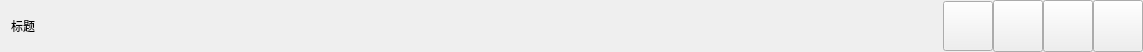
<?xml version="1.0" encoding="UTF-8"?>
<ui version="4.0">
 <class>TitleBar</class>
 <widget class="QWidget" name="TitleBar">
  <property name="geometry">
   <rect>
    <x>0</x>
    <y>0</y>
    <width>1143</width>
    <height>52</height>
   </rect>
  </property>
  <property name="windowTitle">
   <string>Form</string>
  </property>
  <property name="styleSheet">
   <string notr="true"/>
  </property>
  <layout class="QGridLayout" name="gridLayout">
   <property name="leftMargin">
    <number>0</number>
   </property>
   <property name="topMargin">
    <number>0</number>
   </property>
   <property name="rightMargin">
    <number>0</number>
   </property>
   <property name="bottomMargin">
    <number>0</number>
   </property>
   <property name="spacing">
    <number>0</number>
   </property>
   <item row="0" column="0">
    <widget class="QWidget" name="background" native="true">
     <layout class="QGridLayout" name="gridLayout_2">
      <property name="leftMargin">
       <number>0</number>
      </property>
      <property name="topMargin">
       <number>0</number>
      </property>
      <property name="rightMargin">
       <number>0</number>
      </property>
      <property name="bottomMargin">
       <number>0</number>
      </property>
      <property name="spacing">
       <number>0</number>
      </property>
      <item row="0" column="1">
       <spacer name="horizontalSpacer">
        <property name="orientation">
         <enum>Qt::Horizontal</enum>
        </property>
        <property name="sizeHint" stdset="0">
         <size>
          <width>958</width>
          <height>20</height>
         </size>
        </property>
       </spacer>
      </item>
      <item row="0" column="2">
       <layout class="QHBoxLayout" name="horizontalLayout">
        <property name="spacing">
         <number>0</number>
        </property>
        <item>
         <widget class="QPushButton" name="but_clothes">
          <property name="minimumSize">
           <size>
            <width>50</width>
            <height>50</height>
           </size>
          </property>
          <property name="text">
           <string/>
          </property>
         </widget>
        </item>
        <item>
         <widget class="QPushButton" name="but_min">
          <property name="sizePolicy">
           <sizepolicy hsizetype="Minimum" vsizetype="Minimum">
            <horstretch>0</horstretch>
            <verstretch>0</verstretch>
           </sizepolicy>
          </property>
          <property name="minimumSize">
           <size>
            <width>50</width>
            <height>0</height>
           </size>
          </property>
          <property name="text">
           <string/>
          </property>
         </widget>
        </item>
        <item>
         <widget class="QPushButton" name="but_max">
          <property name="sizePolicy">
           <sizepolicy hsizetype="Minimum" vsizetype="Minimum">
            <horstretch>0</horstretch>
            <verstretch>0</verstretch>
           </sizepolicy>
          </property>
          <property name="minimumSize">
           <size>
            <width>50</width>
            <height>0</height>
           </size>
          </property>
          <property name="text">
           <string/>
          </property>
         </widget>
        </item>
        <item>
         <widget class="QPushButton" name="but_close">
          <property name="sizePolicy">
           <sizepolicy hsizetype="Minimum" vsizetype="Minimum">
            <horstretch>0</horstretch>
            <verstretch>0</verstretch>
           </sizepolicy>
          </property>
          <property name="minimumSize">
           <size>
            <width>50</width>
            <height>0</height>
           </size>
          </property>
          <property name="text">
           <string/>
          </property>
         </widget>
        </item>
       </layout>
      </item>
      <item row="0" column="0">
       <layout class="QHBoxLayout" name="horizontalLayout_2">
        <property name="leftMargin">
         <number>1</number>
        </property>
        <item>
         <widget class="QLabel" name="label_icon">
          <property name="minimumSize">
           <size>
            <width>10</width>
            <height>0</height>
           </size>
          </property>
          <property name="text">
           <string/>
          </property>
         </widget>
        </item>
        <item>
         <widget class="QLabel" name="label_title">
          <property name="text">
           <string>标题</string>
          </property>
         </widget>
        </item>
       </layout>
      </item>
     </layout>
    </widget>
   </item>
  </layout>
 </widget>
 <resources/>
 <connections/>
</ui>
